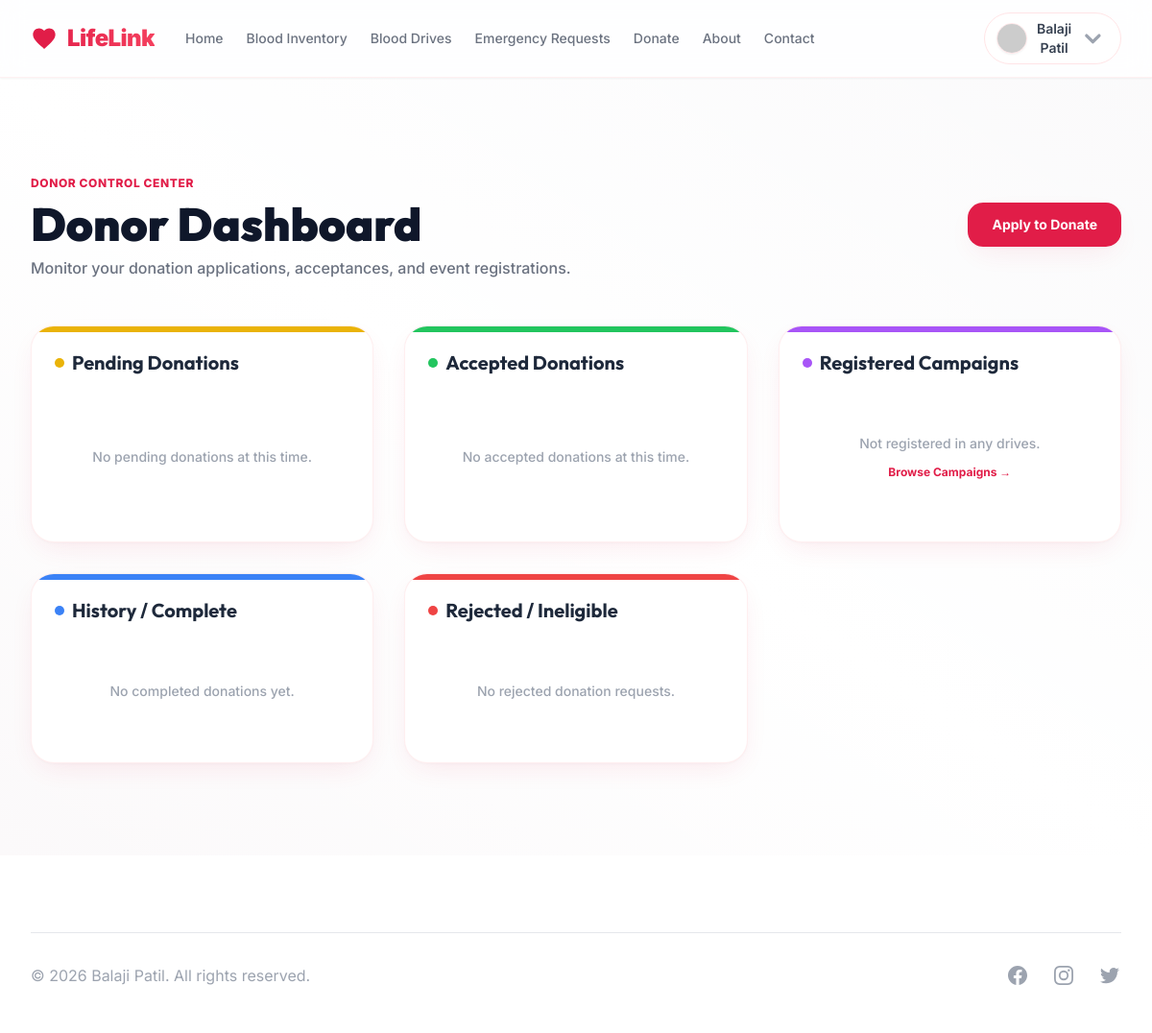
Page /dashboard (signed in) on the earlier database version.
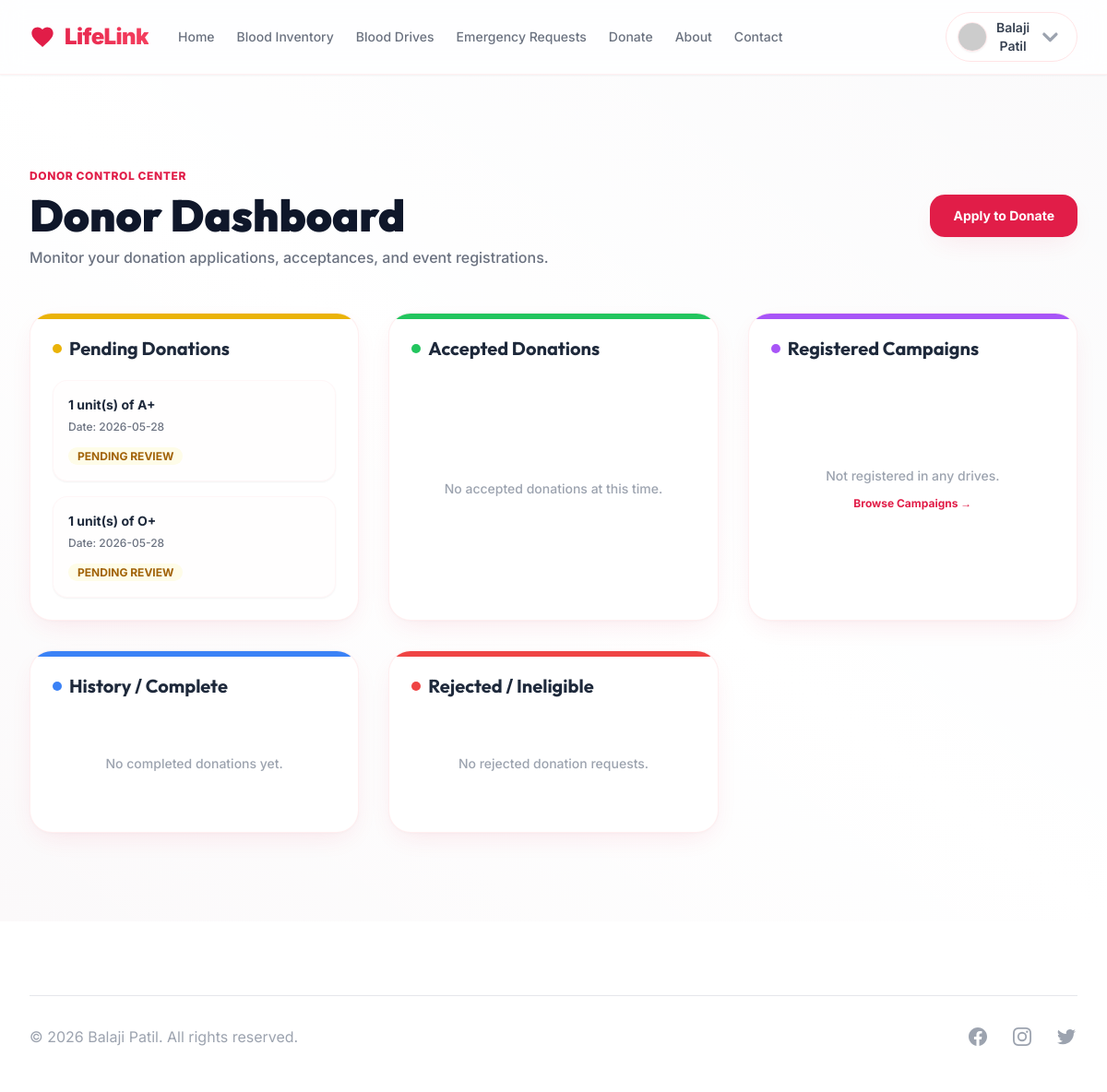
Same page on the later database version.
### app/models/blood.py (models this page shows, shortened)
class Donation(db.Model):
    id = db.Column(db.Integer, primary_key=True)
    donor_id = db.Column(db.Integer, db.ForeignKey('donor.id', name='fk_donation_donor_id'), nullable=False)
    request_id = db.Column(db.Integer, db.ForeignKey('blood_request.id', name='fk_donation_request_id'))
    blood_type = db.Column(db.String(5), nullable=False)
    units = db.Column(db.Integer, default=1)
    status = db.Column(db.String(20), default='PENDING')  # PENDING, ACCEPTED, REJECTED, COMPLETED, CANCELLED
    donation_date = db.Column(db.DateTime)
    admin_notes = db.Column(db.Text, nullable=True)
    notes = db.Column(db.Text, nullable=True)
    created_at = db.Column(db.DateTime, default=datetime.utcnow)
    updated_at = db.Column(db.DateTime, default=datetime.utcnow, onupdate=datetime.utcnow)
    donor = db.relationship('Donor', backref=db.backref('donations', lazy=True))

### app/routes/main.py (the view, shortened to what this page needs)
@bp.route('/dashboard')
@login_required
def dashboard():
    if current_user.user_type == 'admin':
        return redirect(url_for('admin.dashboard'))
    elif current_user.user_type == 'donor':
        pending_donations = Donation.query.filter(
            Donation.donor_id == current_user.id,
            Donation.status == 'PENDING'
        ).order_by(Donation.created_at.desc()).all()
        accepted_donations = Donation.query.filter(
            Donation.donor_id == current_user.id,
            Donation.status == 'ACCEPTED'
        ).order_by(Donation.donation_date.desc()).all()
        rejected_donations = Donation.query.filter(
            Donation.donor_id == current_user.id,
            Donation.status == 'REJECTED'
        ).order_by(Donation.created_at.desc()).all()
        recent_completed_donations = Donation.query.filter_by(
            donor_id=current_user.id,
            status='COMPLETED'
        ).order_by(Donation.donation_date.desc()).limit(5).all()
        registered_drives = BloodDrive.query.join(DriveRegistration).filter(
            DriveRegistration.donor_id == current_user.id
        ).order_by(BloodDrive.start_date.desc()).all()
        return render_template('main/donor_dashboard.html',
                               pending_donations=pending_donations,
                               accepted_donations=accepted_donations,
                               rejected_donations=rejected_donations,
                               recent_completed_donations=recent_completed_donations,
                               registered_drives=registered_drives)
    else:
        return redirect(url_for('main.index'))

### app/models/user.py (called while the page is built)
@login_manager.user_loader
def load_user(id):
    return User.query.get(int(id))

### app/templates/main/donor_dashboard.html (shortened to what the changed rows need)
{% extends "base.html" %}
{% block content %}
<div class="bg-gradient-to-tr from-rose-50/20 via-white to-rose-50/10 py-16 sm:py-24">
    <div class="max-w-7xl mx-auto px-4 sm:px-6 lg:px-8">
        <div class="mb-12 text-center sm:text-left flex flex-col sm:flex-row sm:justify-between sm:items-center gap-6">
            <div>
                <h1 class="text-3xl sm:text-5xl font-black text-slate-900 mt-2">Donor Dashboard</h1>
            </div>
        </div>
        <div class="grid grid-cols-1 md:grid-cols-2 lg:grid-cols-3 gap-8">
            <div class="bg-white border border-rose-100/60 shadow-premium rounded-3xl p-6 relative overflow-hidden flex flex-col">
                <h2 class="text-xl font-bold mb-5 text-slate-800 flex items-center gap-2">
                    <span class="w-2.5 h-2.5 rounded-full bg-yellow-500 animate-pulse"></span>
                    Pending Donations
                </h2>
                {% if pending_donations %}
                <ul class="space-y-4 flex-1">
                    {% for donation in pending_donations %}
                    <li class="bg-rose-50/10 border border-rose-100/30 p-4 rounded-2xl shadow-sm">
                        <p class="font-bold text-slate-800 text-sm mb-1.5">{{ donation.units }} unit(s) of {{ donation.blood_type }}</p>
                        <p class="text-xs text-gray-500 font-medium mb-2.5">Date: {{ donation.donation_date.strftime('%Y-%m-%d') }}</p>
                        <span class="px-2.5 py-0.5 text-xs font-bold bg-yellow-50 text-yellow-700 rounded-full">PENDING REVIEW</span>
                    </li>
                    {% endfor %}
                </ul>
                {% else %}
                <div class="flex-1 flex flex-col justify-center items-center py-10 text-center">
                    <p class="text-gray-400 font-medium text-sm">No pending donations at this time.</p>
                </div>
                {% endif %}
            </div>
            <div class="bg-white border border-rose-100/60 shadow-premium rounded-3xl p-6 relative overflow-hidden flex flex-col">
                <h2 class="text-xl font-bold mb-5 text-slate-800 flex items-center gap-2">
                    <span class="w-2.5 h-2.5 rounded-full bg-green-500"></span>
                    Accepted Donations
                </h2>
            </div>
            <div class="bg-white border border-rose-100/60 shadow-premium rounded-3xl p-6 relative overflow-hidden flex flex-col">
                <h2 class="text-xl font-bold mb-5 text-slate-800 flex items-center gap-2">
                    <span class="w-2.5 h-2.5 rounded-full bg-purple-500"></span>
                    Registered Campaigns
                </h2>
            </div>
            <div class="bg-white border border-rose-100/60 shadow-premium rounded-3xl p-6 relative overflow-hidden flex flex-col">
                <h2 class="text-xl font-bold mb-5 text-slate-800 flex items-center gap-2">
                    <span class="w-2.5 h-2.5 rounded-full bg-blue-500"></span>
                    History / Complete
                </h2>
            </div>
            <div class="bg-white border border-rose-100/60 shadow-premium rounded-3xl p-6 relative overflow-hidden flex flex-col">
                <h2 class="text-xl font-bold mb-5 text-slate-800 flex items-center gap-2">
                    <span class="w-2.5 h-2.5 rounded-full bg-red-500"></span>
                    Rejected / Ineligible
                </h2>
            </div>
        </div>
    </div>
</div>
{% endblock %}

Differences in the rows shown:
added Donation: units "1", blood_type "A+", donation_date "2026-05-28"
added Donation: units "1", blood_type "O+", donation_date "2026-05-28"
Other differences:
text no longer shown: "No pending donations at this time."
